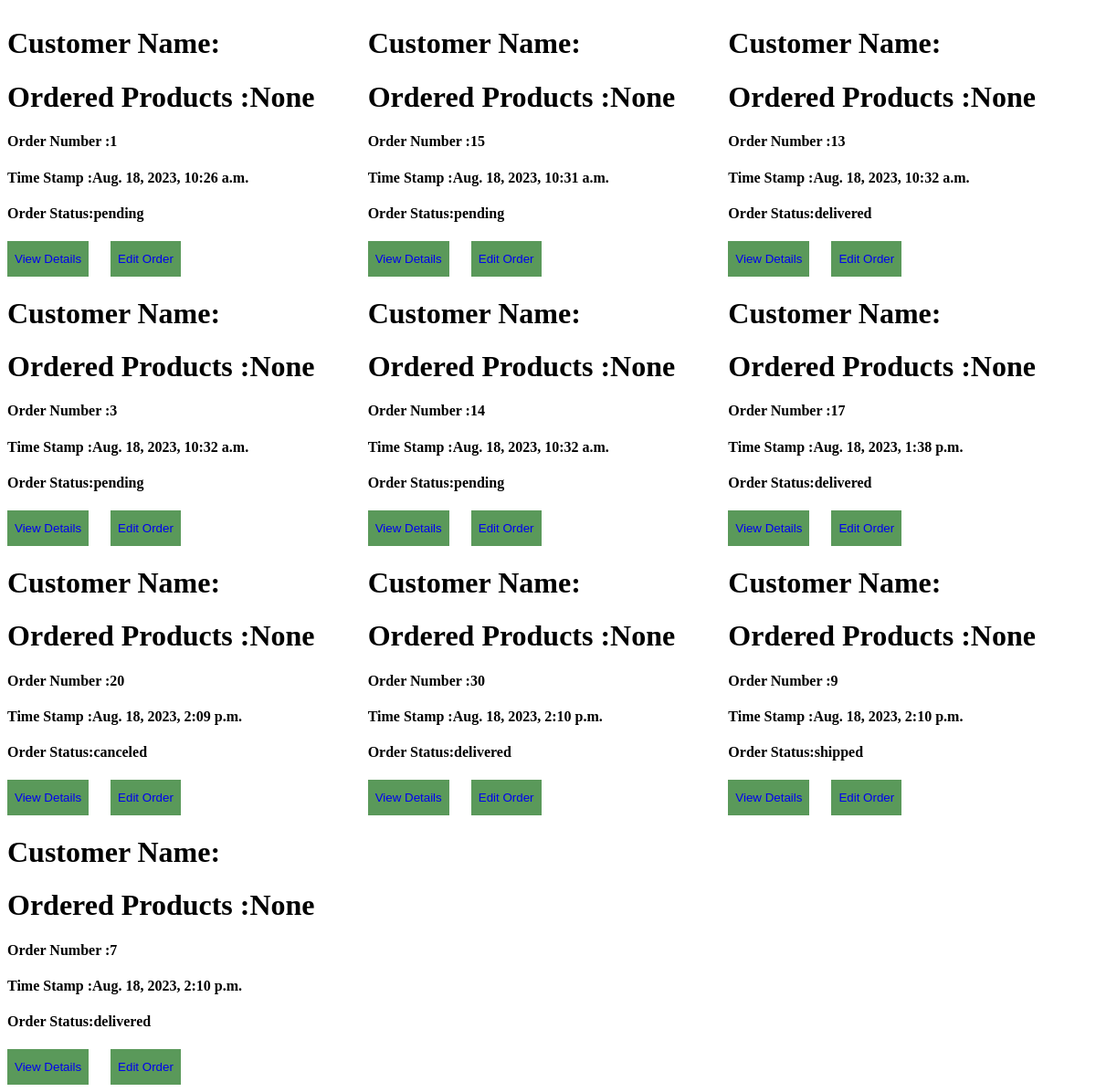
Before: /order/order/list/ with the older database file.
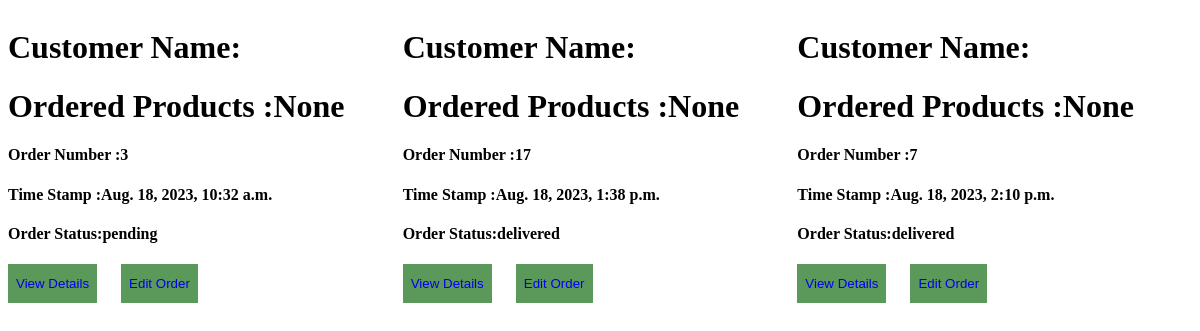
After: the same page with the newer database file.
### order/models.py (models this page shows)
class Order(models.Model):
    customer=models.ForeignKey(Customer,null=True,on_delete=models.CASCADE)
    product=models.ManyToManyField(Product,null=True)
    order_number = models.CharField(max_length=32, unique=True)
    order_date = models.DateTimeField(auto_now_add=True)
    order_status = models.CharField(max_length=16, choices=[
        ('pending', 'Pending'),
        ('shipped', 'Shipped'),
        ('delivered', 'Delivered'),
        ('canceled', 'CanceLled'),
    ])

### order/views.py (the view)
# urls.py: path("order/list/",order_list,name="order_list_view"),
def order_list(request):
    orders=Order.objects.all()
    return render(request,"order/order_list.html",{"orders":orders})

### templates/order/order_list.html (shortened to what this page needs)
<!DOCTYPE html>
<html lang="en">
<head>
</head>
<body>
    <div class="allorders">
    {% for order in orders %}
        <div>
            <h1 >Customer Name:{{ order.customer.name }}</h1>
            <h1>Ordered Products :{{order.product.name}}</h1>
            <h4 >Order Number :{{ order.order_number }}</h4>
            <h4>Time Stamp :{{order.order_date }}</h4>
            <h4 >Order Status:{{order.order_status }}</h4>
            <button>   <a href="{% url 'order_detail_view' id=order.id %}">View Details</a></button>
          <button> <a href="{% url 'order_update_view' id=order.id %}">Edit Order</a> </button>
        </div>
    {% endfor %}
</div>
</body>
</html>

Changed rows visible on the page:
removed Order: product.name "None", order_number "1", order_date "Aug. 18, 2023, 10:26 a.m.", order_status "pending"
removed Order: product.name "None", order_number "15", order_date "Aug. 18, 2023, 10:31 a.m.", order_status "pending"
removed Order: product.name "None", order_number "13", order_date "Aug. 18, 2023, 10:32 a.m.", order_status "delivered"
removed Order: product.name "None", order_number "14", order_date "Aug. 18, 2023, 10:32 a.m.", order_status "pending"
removed Order: product.name "None", order_number "20", order_date "Aug. 18, 2023, 2:09 p.m.", order_status "canceled"
removed Order: product.name "None", order_number "30", order_date "Aug. 18, 2023, 2:10 p.m.", order_status "delivered"
removed Order: product.name "None", order_number "9", order_date "Aug. 18, 2023, 2:10 p.m.", order_status "shipped"
